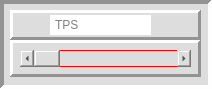
      <widget class="QFrame" name="frame_202">
       <property name="minimumSize">
        <size>
         <width>212</width>
         <height>89</height>
        </size>
       </property>
       <property name="styleSheet">
        <string notr="true">background-color: rgb(221, 221, 221);</string>
       </property>
       <property name="frameShape">
        <enum>QFrame::Panel</enum>
       </property>
       <property name="frameShadow">
        <enum>QFrame::Sunken</enum>
       </property>
       <property name="lineWidth">
        <number>4</number>
       </property>
       <property name="midLineWidth">
        <number>0</number>
       </property>
       <widget class="QFrame" name="frame_203">
        <property name="geometry">
         <rect>
          <x>10</x>
          <y>40</y>
          <width>191</width>
          <height>37</height>
         </rect>
        </property>
        <property name="styleSheet">
         <string notr="true">
</string>
        </property>
        <property name="frameShape">
         <enum>QFrame::Panel</enum>
        </property>
        <property name="frameShadow">
         <enum>QFrame::Raised</enum>
        </property>
        <property name="lineWidth">
         <number>3</number>
        </property>
        <widget class="QScrollBar" name="horizontalScrollBar_71">
         <property name="geometry">
          <rect>
           <x>10</x>
           <y>10</y>
           <width>171</width>
           <height>17</height>
          </rect>
         </property>
         <property name="minimumSize">
          <size>
           <width>171</width>
           <height>17</height>
          </size>
         </property>
         <property name="maximumSize">
          <size>
           <width>171</width>
           <height>17</height>
          </size>
         </property>
         <property name="styleSheet">
          <string notr="true"> border: 1px solid red</string>
         </property>
         <property name="orientation">
          <enum>Qt::Horizontal</enum>
         </property>
        </widget>
       </widget>
       <widget class="QFrame" name="frame_204">
        <property name="geometry">
         <rect>
          <x>10</x>
          <y>10</y>
          <width>191</width>
          <height>30</height>
         </rect>
        </property>
        <property name="frameShape">
         <enum>QFrame::Panel</enum>
        </property>
        <property name="frameShadow">
         <enum>QFrame::Raised</enum>
        </property>
        <property name="lineWidth">
         <number>3</number>
        </property>
        <property name="midLineWidth">
         <number>0</number>
        </property>
        <widget class="QLineEdit" name="lineEdit_71">
         <property name="geometry">
          <rect>
           <x>40</x>
           <y>5</y>
           <width>101</width>
           <height>20</height>
          </rect>
         </property>
         <property name="minimumSize">
          <size>
           <width>101</width>
           <height>20</height>
          </size>
         </property>
         <property name="maximumSize">
          <size>
           <width>101</width>
           <height>20</height>
          </size>
         </property>
         <property name="styleSheet">
          <string notr="true">QLineEdit {
 border: 3px solid wHITE;
	background-color: rgb(255, 255, 255);
}</string>
         </property>
         <property name="placeholderText">
          <string>TPS</string>
         </property>
        </widget>
       </widget>
      </widget>
